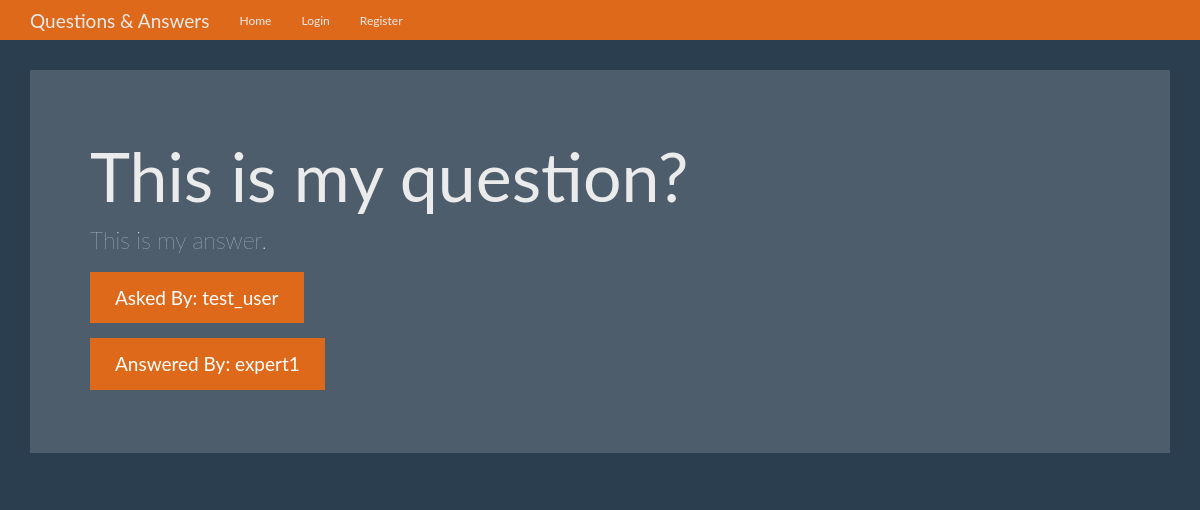
Screenshot of /question/1 with the database file from the repository.
### tables this page shows
CREATE TABLE questions (
    id INTEGER PRIMARY KEY AUTOINCREMENT,
    question_text TEXT NOT NULL,
    answer_text TEXT,
    asked_by_id INTEGER NOT NULL,
    expert_id INTEGER NOT NULL
);

CREATE TABLE users (
    id INTEGER PRIMARY KEY AUTOINCREMENT,
    name TEXT NOT NULL,
    password TEXT NOT NULL,
    expert BOOLEAN NOT NULL,
    admin BOOLEAN NOT NULL
);

### app.py (the view)
@app.route('/question/<question_id>')
def question(question_id):
    user = get_current_user()
    db = get_db()
    question_cur = db.execute('SELECT questions.question_text, questions.answer_text, askers.name AS asker_name, experts.name AS expert_name FROM questions JOIN users AS askers ON askers.id = questions.asked_by_id JOIN users AS experts ON experts.id = questions.expert_id WHERE questions.id = ?', [question_id])
    question = question_cur.fetchone()
    return render_template('question.html', user=user, question=question)

### app.py (called while the page is built)
def get_current_user():
    user_result = None
    if 'user' in session:
        user = session['user']
        db = get_db()
        user_query = db.execute('SELECT id, name, password, expert, admin FROM users WHERE name = ?', [user])
        user_result = user_query.fetchone()
    return user_result

### database.py (called while the page is built)
def connect_db():
    sql = sqlite3.connect('questions.db')
    sql.row_factory = sqlite3.Row
    return sql

def get_db():
    if not hasattr(g, 'sqlite_db'):
        g.sqlite_db = connect_db()
    return g.sqlite_db

### templates/question.html (shortened to what this page needs)
{% extends 'base.html' %}
{% from 'show_links.html' import show_links %}
{% block nav %}
{{ show_links(user) }}
{% endblock nav %}
{% block body %}
      <div class="jumbotron">
        <h1>{{ question['question_text'] }}</h1>
        <p>{{ question['answer_text'] }}</p>
        <p><a class="btn btn-primary btn-lg">Asked By: {{ question['asker_name'] }}</a></p>
        <p><a class="btn btn-primary btn-lg">Answered By: {{ question['expert_name'] }}</a></p>
      </div>
{% endblock body %}

### static/css/theme.css (style rules this page uses)
body { padding-top: 70px; padding-bottom: 30px; }

### rows the page displays
questions: question_text "This is my question?", answer_text "This is my answer."
users: asker_name "test_user"
users: expert_name "expert1"
